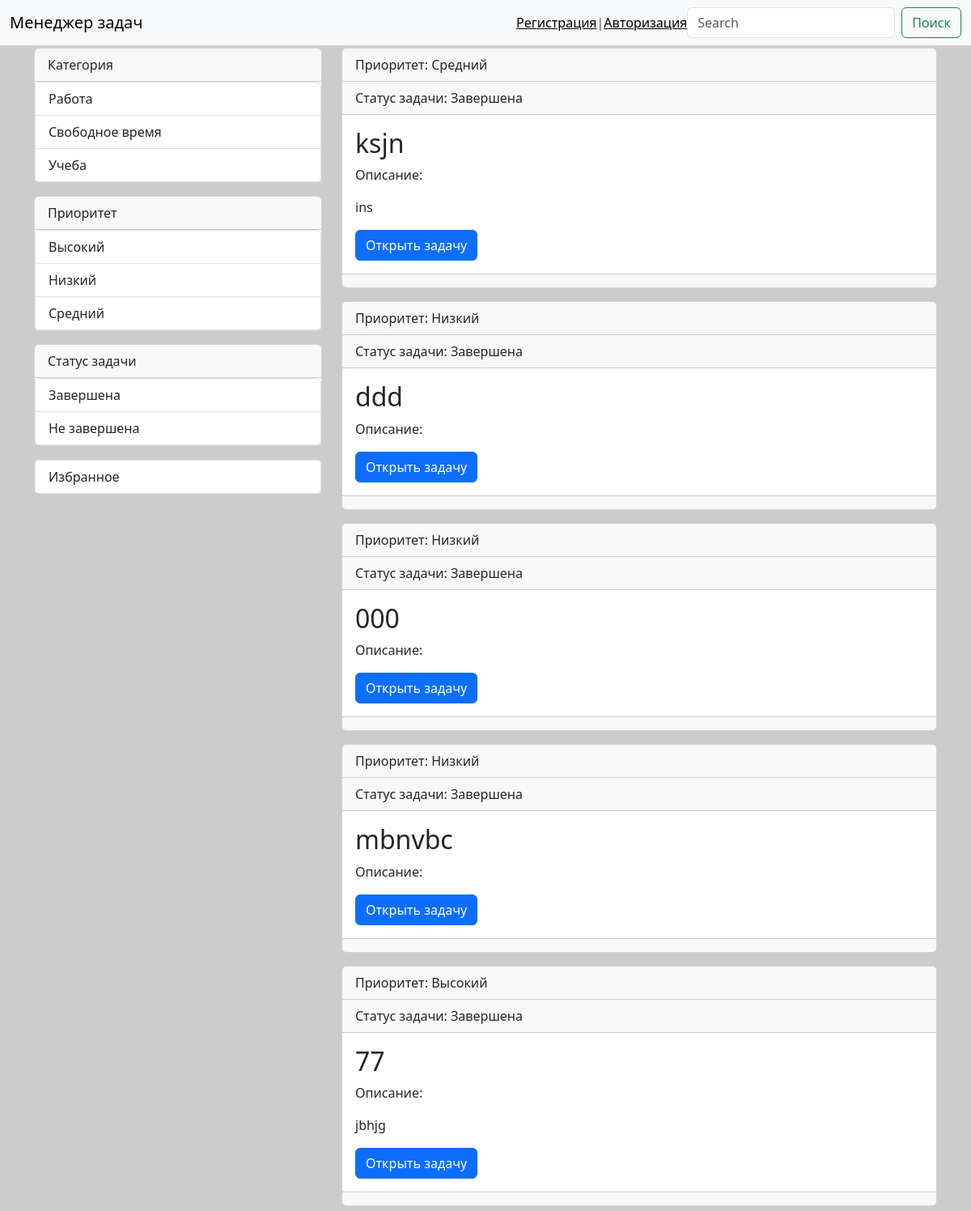
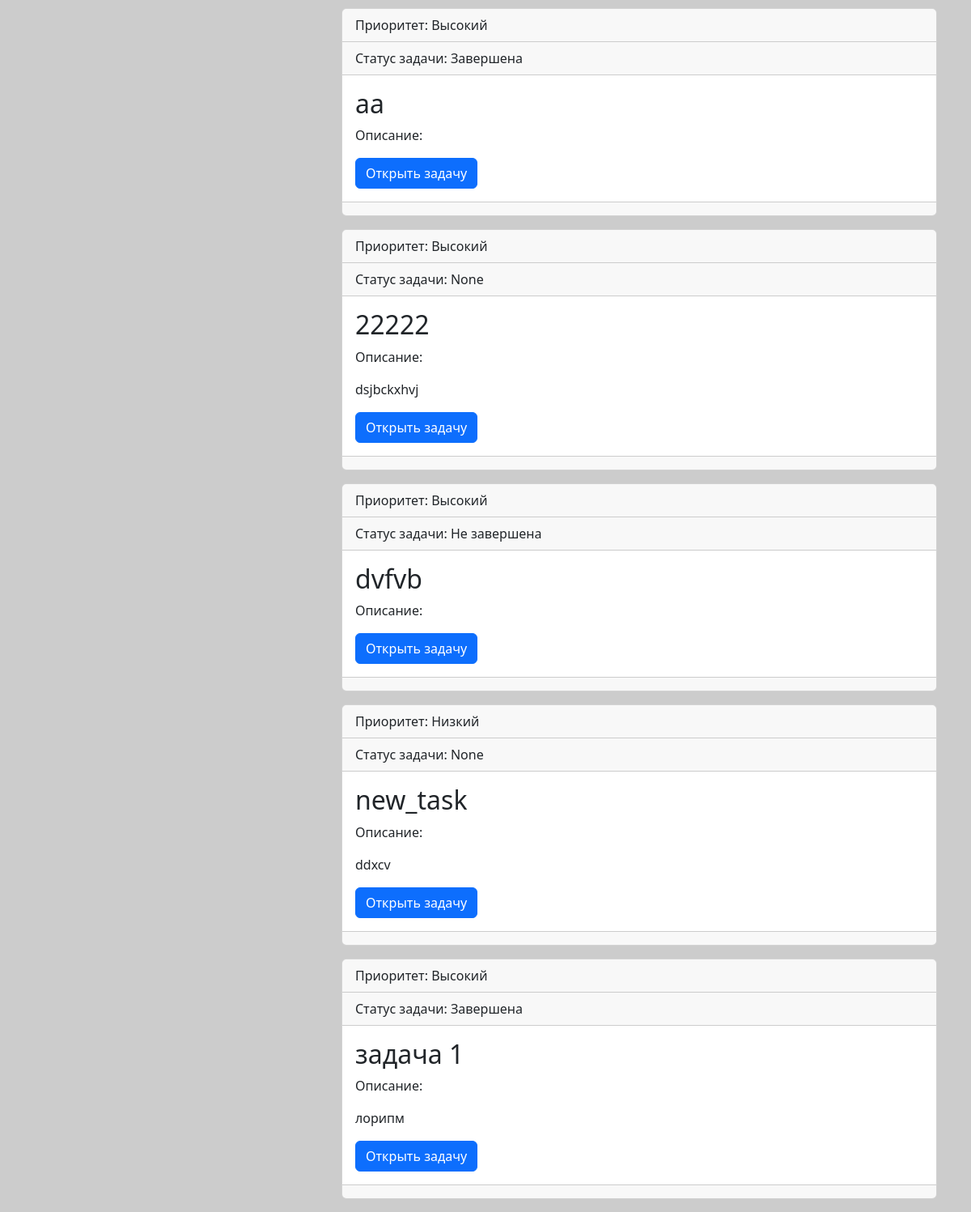
The app's page /category/2/ with its own data (2 pictures, top to bottom).
### taskmanager/models.py (models this page shows, shortened)
class Category(models.Model):
    title = models.CharField(max_length=150, db_index=True, verbose_name='Категория')
    class Meta:
        verbose_name = 'Категория'
        verbose_name_plural = 'Категории'
        ordering = ['title']

class Priority(models.Model):
    title = models.CharField(max_length=150, db_index=True, verbose_name='Приоритет')
    class Meta:
        verbose_name = 'Приоритет'
        verbose_name_plural = 'Приоритет'
        ordering = ['title']
    def __str__(self):
        return self.title

class Completed(models.Model):
    title = models.CharField(max_length=150, db_index=True, verbose_name='Статус задачи')
    class Meta:
        verbose_name = 'Статус задачи'
        verbose_name_plural = 'Статусы задач'
        ordering = ['title']
    def __str__(self):
        return self.title

class Favourite(models.Model):
    title = models.CharField(max_length=150, db_index=True, verbose_name='Избранное')
    mark = models.BooleanField(default=False, verbose_name='Отметить')
    class Meta:
        verbose_name = 'Избранное'
        verbose_name_plural = 'Избранное'

class TaskManager(models.Model):
    title = models.CharField(max_length=155, verbose_name='Заголовок')
    content = models.TextField(blank=True, verbose_name='Описание')
    category = models.ForeignKey('Category', on_delete=models.PROTECT, null=True, verbose_name='Категория',
                                 blank=True)
    priority = models.ForeignKey('Priority', on_delete=models.PROTECT, null=True, verbose_name='Приоритет',
                                 blank=True)
    completed = models.ForeignKey('Completed', on_delete=models.PROTECT, null=True, verbose_name='Статус задачи',
                                  blank=True)
    favourite = models.ForeignKey('Favourite', on_delete=models.PROTECT, null=True, verbose_name='Избранное',
                                  blank=True)
    completed_at = models.DateField(verbose_name='Дата завершения', auto_now=False, null=True, blank=True)
    user = models.ForeignKey(User, on_delete=models.CASCADE, null=True)
    class Meta:
        verbose_name = 'Задача'
        verbose_name_plural = 'Задачи'
        ordering = ['completed_at']
    def get_absolute_url(self):
        return reverse('view_task', kwargs={'task_id': self.pk})

### taskmanager/views.py (the view)
# urls.py: path('category/<int:category_id>/', get_category, name='category'),
def get_category(request, category_id):
    task_manager = TaskManager.objects.filter(category_id=category_id)
    category = Category.objects.get(pk=category_id)
    context = {
        'taskmanager': task_manager,
        'category': category,
    }
    return render(request, 'taskmanager/category.html', context)

### taskmanager/templatetags/taskmanager_tags.py (called while the page is built)
@register.simple_tag()
def get_categories():
    return Category.objects.all()

@register.simple_tag()
def get_completed():
    return Completed.objects.all()

@register.simple_tag()
def get_priorities():
    return Priority.objects.all()

@register.simple_tag()
def get_favourite():
    return Favourite.objects.all()

### taskmanager/templates/taskmanager/category.html (shortened to what this page needs)
{% extends 'base.html' %}
{% load static %}
{% block sidebar %}
{% include 'inc/_sidebar.html' %}
{% endblock %}
{% block content %}
<div class="col-md-8">
                {% for item in taskmanager %}
                <div class="card mb-3">
                    <div class="card-header">
                        Приоритет: {{ item.priority }}
                    </div>
                    <div class="card-header">
                        Статус задачи: {{ item.completed }}
                    </div>
                    <div class="card-body">
                        <h2 class="card-title">{{ item.title }}</h2>
                        {% autoescape off %}
                        <p class="card-text">Описание: {{ item.content|linebreaks|truncatewords:50 }}</p>
                        {% endautoescape %}
                        <a href="{{ item.get_absolute_url }}" class="btn btn-primary">Открыть задачу</a>
                    </div>
                    <div class="card-footer text-muted">
                    </div>
                </div>
                {% endfor %}
                </div>
{% endblock %}

### templates/inc/_sidebar.html
{% load taskmanager_tags %}
{% get_categories as categories %}
{% get_completed as completed_s %}
{% get_priorities as priorities %}
{% get_favourite as favourites %}
<div class="col-md-4">
                <div class="card mb-3">
                    <div class="card-header">Категория</div>
                    <div class="list-group">
                    {% for item in categories %}
                    <a href="{% url 'category' item.pk %}" class="list-group-item list-group-item-action">{{ item.title }}</a>
                    {% endfor %}
                    </div>
                </div>
                <div class="col-md-12">
                    <div class="card mb-3">
                        <div class="card-header">Приоритет</div>
                        <div class="list-group">
                            {% for item in priorities %}
                            <a href="{% url 'priority' item.pk %}" class="list-group-item list-group-item-action">{{ item.title }}</a>
                            {% endfor %}
                        </div>
                    </div>
                </div>
                <div class="col-md-12">
                    <div class="card mb-3">
                        <div class="card-header">Статус задачи</div>
                        <div class="list-group">
                            {% for item in completed_s %}
                            <a href="{% url 'completed_task' item.pk %}" class="list-group-item list-group-item-action">{{ item.title }}</a>
                            {% endfor %}
                        </div>
                    </div>
                </div>
                <div class="card mb-3">
                    <div class="list-group">
                    {% for item in favourites %}
                    <a href="{% url 'favourite' item.pk %}" class="list-group-item list-group-item-action">{{ item.title }}</a>
                    {% endfor %}
                    </div>
                </div>
            </div>

### taskmanager/static/css/styles.css (style rules this page uses)
body { background-color: #ccc; }

### records on screen
Category: title "Работа"
Category: title "Свободное время"
Category: title "Учеба"
Priority: title "Высокий"
Priority: title "Низкий"
Priority: title "Средний"
Completed: title "Завершена"
Completed: title "Не завершена"
Favourite: title "Избранное"
TaskManager: priority "Средний", completed "Завершена", title "ksjn", content "ins"
TaskManager: priority "Низкий", completed "Завершена", title "ddd"
TaskManager: priority "Низкий", completed "Завершена", title "000"
TaskManager: priority "Низкий", completed "Завершена", title "mbnvbc"
TaskManager: priority "Высокий", completed "Завершена", title "77", content "jbhjg"
TaskManager: priority "Высокий", completed "Завершена", title "aa"
TaskManager: priority "Высокий", completed "None", title "22222", content "dsjbckxhvj"
TaskManager: priority "Высокий", completed "Не завершена", title "dvfvb"
TaskManager: priority "Низкий", completed "None", title "new_task", content "ddxcv"
TaskManager: priority "Высокий", completed "Завершена", title "задача 1", content "лорипм"
